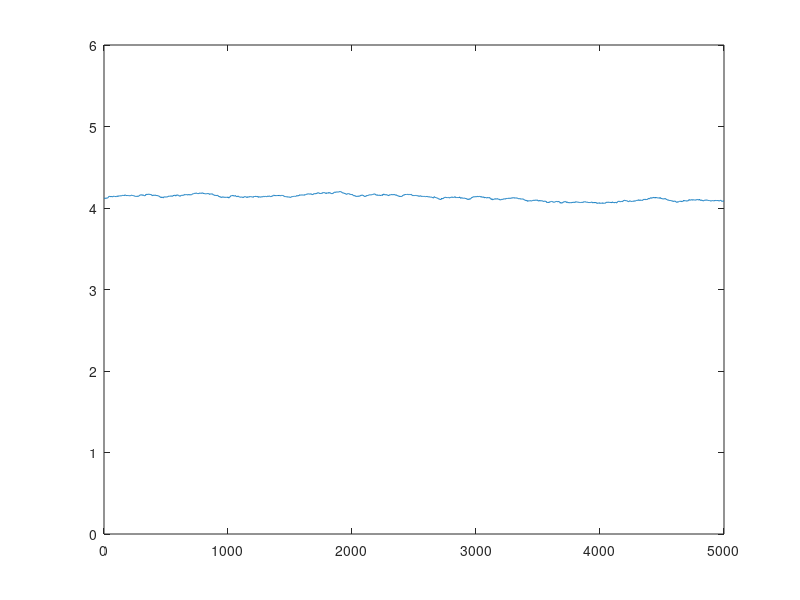

Reproduce this figure in MATLAB. (Note: this script raises an error after producing the figure.)
% y = th1*x1 + th2*x2 + v
n = 10000;

x1 = linspace(-5, 5, n)';
x2 = linspace(-100, 5, n)';
X = [x1, x2];

v = normrnd(0, 2, n, 1);
y = 5*x1 + 0.3*x2 + v;

%% Check Hypotheses
% H1. Check Expected value of the Noise:
H1 = mean(v);

% H2. v is independed with x1 and x2
H21 = corrcoef(x1, v); % success (not one)
H22 = corrcoef(x2, v); % success (not one)

% H3
H3 = det(X'*X);

% H4. Check variance D is constant
D = [var(v)];
D(2) = var(v(1:n/5));
D(3) = var(v(n/5+1:2*n/5));
D(4) = var(v(2*n/5+1:3*n/5));
D(5) = var(v(3*n/5+1:4*n/5));
D(6) = var(v(4*n/5+1:n));
% success

Dd = [];
w = n/2;
for i = 1:size(v, 1) - w
    Dd(i) = var(v(i:i+w));
end
plot(Dd)
ylim([0, 6])
% success

% H5
[acf,lags] = autocorr(v);
figure(2)
hold on; grid on;
scatter(lags, acf);
% success

% estimate 
th = inv(X'*X)*X'*y;

%% Task:

% 1. load mat file
data = load('case1.mat');

% 2. Generate LRE y = ..., X = [x1, x2] ...

% 3. Estimate the parameters th = ... (send info)

% 4. plot(y) and plot(v)

% 5. Check H1 - H5 (send info, accept or denied)

% std - standard deviaton
% var - variance
% cov - co-variance
% corrcoef(A,B) - correlation 
% mean - expected value
% autocorr - autocorr function
